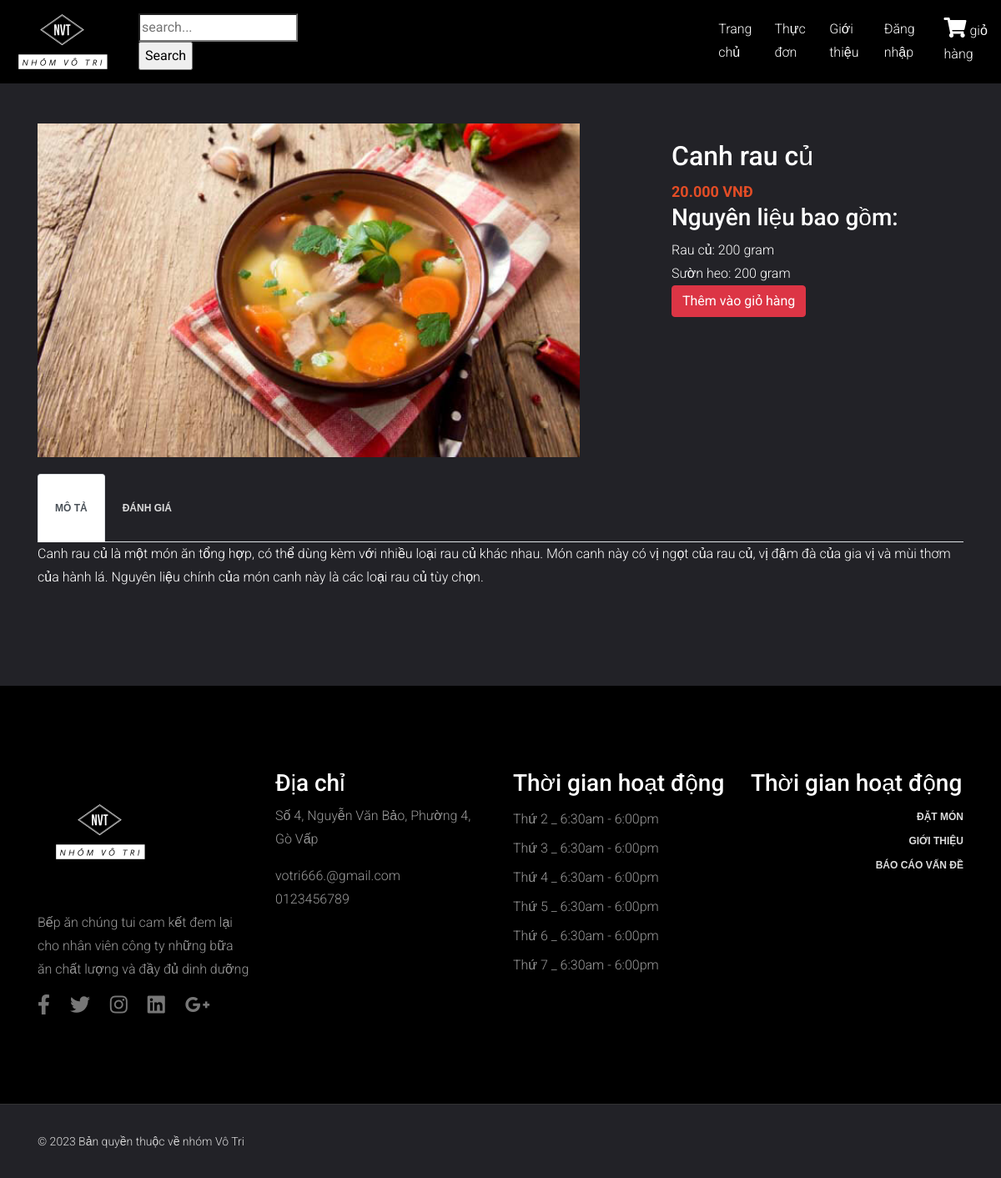
/?mod=chitiet&id=7&date=2023-12-12, run on the app's committed database.
### tables this page shows
CREATE TABLE `chitietnguyenlieu` (
  `idnguyenlieu` int(2) NOT NULL,
  `id_monan` int(2) NOT NULL,
  `soluongsudung` int(10) NOT NULL,
  `donvitinh` varchar(30) NOT NULL
);

CREATE TABLE `nguyenlieu` (
  `idnguyenlieu` int(2) NOT NULL,
  `tennguyenlieu` varchar(30) NOT NULL
);

### Controller/cMonan.php (called while the page is built, shortened)
<?php
include_once("Model/mMonan.php");
class controlMonan
{
    function getShowchitiet($id)
    {
        $p = new modelMonan();
        $tbl = $p->Showchitiet($id);
        return $tbl;
    }
}
?>

### Model/ketnoi.php (called while the page is built, shortened)
<?php
class KetNoiDB
{
    function moKetNoi(& $con)
    {
        $con = new mysqli("localhost", "root", "", "bepan_votri");
        $con->set_charset("utf8");
        return $con;
    }
}
?>

### Model/mMonan.php (called while the page is built, shortened)
<?php
include_once("ketnoi.php");
class modelMonan
{
    function Showchitiet($id)
{
    $p = new KetNoiDB();
    if ($p->moKetNoi($con)) {
        $query = "SELECT monan.*, chitietnguyenlieu.*, nguyenlieu.tennguyenlieu
        FROM monan
        INNER JOIN chitietnguyenlieu ON monan.id_monan = chitietnguyenlieu.id_monan
        INNER JOIN nguyenlieu ON nguyenlieu.idnguyenlieu = chitietnguyenlieu.idnguyenlieu
        WHERE monan.id_monan =" . $id;
        $result = $con->query($query);
        if ($result) {
            $data = array();
            while ($row = $result->fetch_assoc()) {
                $data['monan']['id_monan'] = $row['id_monan'];
                $data['monan']['tenmonan'] = $row['tenmonan'];
                $data['monan']['gia'] = $row['gia'];
                $data['monan']['hinhanh'] = $row['hinhanh'];
                $data['monan']['mota'] = $row['mota'];
                $data['nguyenlieu'][] = array(
                    'idnguyenlieu' => $row['idnguyenlieu'],
                    'tennguyenlieu' => $row['tennguyenlieu'],
                    'soluongsudung' => $row['soluongsudung'],
                    'donvitinh' => $row['donvitinh'],
                );
            }
            return $data;
        } else {
            echo "Lỗi truy vấn: " . $con->error;
        }
    } else {
        return false;
    }
}
}
?>

### View/vChitietmonan.php (the view, shortened to what this page needs)
<?php
include_once("Controller/cMonan.php");
$p = new controlMonan();
if (isset($_GET['id'])) {
    $id = $_GET['id'];
    $monan = $p->getShowchitiet($id);
} else {
    echo "Không có ID món ăn được cung cấp.";
    exit;
}
?>
<!DOCTYPE html>
<html lang="en">
<head>
</head>
<body>
<section style="padding: 100px 0 100px; background-color: #222227;">
<div class="container mt-5 ">
    <div class="row">
        <div class="col-md-8">
            <div class="chitiet">
                <img src="Design/image/<?php echo $monan['monan']['hinhanh']; ?>" alt="<?php echo $monan['monan']['tenmonan']; ?>">
            </div>
        </div>
        <div class="col-md-4">
        <div class="info">
    <div class="name"><h2><?php echo $monan['monan']['tenmonan']; ?></h2></div>
    <div class="price"><?php echo number_format($monan['monan']['gia'], 0, ',', '.') ?> VNĐ</div>
    <div><h3>Nguyên liệu bao gồm:</h3></div>
    <?php
    if (isset($monan['nguyenlieu']) && is_array($monan['nguyenlieu'])) {
        echo '<ul>';
        foreach ($monan['nguyenlieu'] as $nguyenlieu) {
            echo '<li>' . $nguyenlieu['tennguyenlieu'] . ': ' . $nguyenlieu['soluongsudung'] . ' ' . $nguyenlieu['donvitinh'] . '</li>';
        }
        echo '</ul>';
    } else {
        echo 'Không có nguyên liệu.';
    }
    ?>
        <a href="index.php?mod=cart&act=Add&id_monan=<?php echo $monan['monan']['id_monan']; ?>&date=<?php echo $_GET['date'] ?>" class="btn btn-danger">Thêm vào giỏ hàng</a>
</div>
        </div>
        <div class="col-md-12">
            <ul class="nav nav-tabs">
                <li class="nav-item">
                    <a class="nav-link active" id="moTa-tab" data-toggle="tab" href="#moTa">Mô tả</a>
                </li>
                <li class="nav-item">
                    <a class="nav-link" id="danhGia-tab" data-toggle="tab" href="#danhGia">Đánh giá</a>
                </li>
            </ul>
            <div class="tab-content">
                <div class="tab-pane fade show active" id="moTa">
                    <p><?php echo $monan['monan']['mota']; ?></p>
                </div>
        </div>
    </div>
</div>
</section>
<section class="widget_section" style="background-color: black;padding: 100px 0;">
        <div class="container">
            <div class="row">
                <div class="col-lg-3 col-md-6">
                <img src="./Design/images/Nhom_vo_tri_logos_white.png" alt="Restaurant Logo" style="width: 150px;margin-bottom: 20px;">
                    <div class="footer_widget">
                        <p>
                            Bếp ăn chúng tui cam kết đem lại cho nhân viên công ty những bữa ăn chất lượng và đầy đủ dinh dưỡng
                        </p>
                        <ul class="widget_social">
                            <li><a href="#" data-toggle="tooltip" title="Facebook"><i class="fab fa-facebook-f fa-2x"></i></a></li>
                            <li><a href="#" data-toggle="tooltip" title="Twitter"><i class="fab fa-twitter fa-2x"></i></a></li>
                            <li><a href="#" data-toggle="tooltip" title="Instagram"><i class="fab fa-instagram fa-2x"></i></a></li>
                            <li><a href="#" data-toggle="tooltip" title="LinkedIn"><i class="fab fa-linkedin fa-2x"></i></a></li>
                            <li><a href="#" data-toggle="tooltip" title="Google+"><i class="fab fa-google-plus-g fa-2x"></i></a></li>
                        </ul>
                    </div>
                </div>
                <div class="col-lg-3 col-md-6">
                     <div class="footer_widget">
                        <h3>Địa chỉ</h3>
                        <p>
                            Số 4, Nguyễn Văn Bảo, Phường 4, Gò Vấp
                        </p>
                        <p>
                            votri666.@gmail.com <br>
                            0123456789
                        </p>
                     </div>
                </div>
                <div class="col-lg-3 col-md-6">
                    <div class="footer_widget">
                        <h3>
                            Thời gian hoạt động
                        </h3>
                        <ul class="opening_time">
                            <li>Thứ 2 _ 6:30am - 6:00pm</li>
                            <li>Thứ 3 _ 6:30am - 6:00pm</li>
                            <li>Thứ 4 _ 6:30am - 6:00pm</li>
                            <li>Thứ 5 _ 6:30am - 6:00pm</li>
                            <li>Thứ 6 _ 6:30am - 6:00pm</li>
                            <li>Thứ 7 _ 6:30am - 6:00pm</li>
                        </ul>
                    </div>
                </div>
                <div class="col-lg-3 col-md-6">
						<div class="footer_widget">
                        <h3>
                            Thời gian hoạt động
                        </h3>
						<ul class="footer_social">
							<li><a href="#">Đặt món</a></li> <br>
							<li><a href="#">Giới thiệu</a></li><br>
							<li><a href="#">Báo cáo vấn đề</a></li><br>
						</ul>
                    </div>
					</div>
            </div>
        </div>
    </section>
</body>
</html>

### index.php (shortened to what this page needs)
<?php
if (isset($_GET['mod'])) {
    switch ($_GET['mod']) {
        case 'chitiet':
            if (isset($_GET['id'])) {
                include "Includes/templates/header.php";
                include "Includes/templates/navbar.php";
                include_once('View/vChitietmonan.php');
                include_once("Includes/templates/footer.php");
            } else {
                echo "Không có ID món ăn được cung cấp.";
            }
            break;
    }
}
?>

### Includes/templates/header.php (shortened to what this page needs)
<!DOCTYPE html>
<html lang="en">
	<head>
		<link rel="stylesheet" type="text/css" href="Design/css/bootstrap.min.css">
		<link rel="stylesheet" type="text/css" href="Design/fonts/css/all.min.css">
		<link rel="stylesheet" type="text/css" href="Design/css/main.css">
		<link rel="stylesheet" type="text/css" href="Design/css/responsive.css">
	</head>
	<body>

### Includes/templates/navbar.php (shortened to what this page needs)
<header id="header" class="header-section" style="height: 100px;">
    <a href="index.php" class="navbar-brand text-white">
        <img src="Design/images/Nhom_vo_tri_logos_white.png" alt="Restaurant Logo" style="width: 150px;">
    </a>
    <form action="index.php" method="get">
        <input type="search" name="search" placeholder="search...">
        <input type="submit" value="Search" name="btn_search">
    </form>
    <nav class="navbar navbar-expand-lg navbar-light">
        <ul class="navbar-nav">
        <?php
$ngay_hien_tai = date('Y-m-d');
$ngay_trong_tuan = date('N', strtotime($ngay_hien_tai));
if ($ngay_trong_tuan >= 6) {
  $ngay_mai = date('Y-m-d', strtotime('next Monday', strtotime($ngay_hien_tai)));
} else {
  $ngay_mai = date('Y-m-d', strtotime('+1 day', strtotime($ngay_hien_tai)));
}
?>
            <li class="navbar-item">
                <a class="navbar-link text-white" href="index.php">Trang chủ</a>&nbsp;&nbsp;&nbsp;&nbsp;&nbsp;
            </li>
            <li class="navbar-item">
                <a class="navbar-link text-white" href="?mod=menus&date=<?php echo $ngay_mai ?>">Thực đơn</a>&nbsp;&nbsp;&nbsp;&nbsp;&nbsp;
            </li>
            <li class="navbar-item">
                <a class="navbar-link text-white" href="?mod=introduce">Giới thiệu</a>&nbsp;&nbsp;&nbsp;&nbsp;&nbsp;
            </li>
            <li class="navbar-item dropdown pe-3 profile-user">
    <?php if (isset($_SESSION['is_login']['hoten'])): ?>
        <a class="navbar-link text-white navbar-profile d-flex align-items-center pe-0 profile-main" href="#" role="button" data-bs-toggle="dropdown">
            <img src="./Design/images/<?php echo $_SESSION['is_login']['hinhanh'] ?>" alt="Profile" class="rounded-circle" style="width: 30px; height: 30px;">&nbsp;
            <?php if (isset($_SESSION['is_login']['hoten'])): ?>
                <span class="d-none d-md-block  ps-2"> <?php echo $_SESSION['is_login']['hoten'] ?></span>
            <?php endif; ?>
        </a>
        <ul class="dropdown-menu dropdown-menu-end" style="background-color: #fff; box-shadow: 1px 2px 3px #000;">
            <li class="dropdown-header">
                <h6 class="text-center"><b><?php echo $_SESSION['is_login']['hoten'] ?></b></h6>
                <p class="text-center"><?php echo $_SESSION['is_login']['tenvaitro']; ?></p>
            </li>
            <?php if (isset($_SESSION['login']) && $_SESSION['is_login']['vaitro'] != 4): ?>
                <li>
                    <a class="dropdown-item" href="admin.php">
                        <i class="fa-solid fa-gear"></i>
                        <span class="ml-2">Vào trang quản lý</span>
                    </a>
                </li>
            <?php endif; ?>
            <li><hr class="dropdown-divider"></li>
            <li>
                <a class="dropdown-item" href="?mod=Profile">
                    <i class="bi bi-person"></i>
                    <span class="ml-2">Hồ sơ người dùng</span>
                </a>
            </li>
            <li><hr class="dropdown-divider"></li>
            <li>
                <a class="dropdown-item" href="?mod=Order&act=dsphieu">
                    <i class="bi bi-question-circle"></i>
                    <span class="ml-2">Xem phiếu đặt món</span>
                </a>
            </li>
            <li><hr class="dropdown-divider"></li>
            <li>
                <a class="dropdown-item" href="index.php?mod=logout">
                    <i class="bi bi-box-arrow-right"></i>
                    <span class="ml-2">Đăng xuất</span>
                </a>
            </li>
        </ul>
    <?php else: ?>
        <li class="navbar-item">
            <a class="navbar-link text-white" href="?mod=login" id="login">Đăng nhập</a>&nbsp;&nbsp;&nbsp;&nbsp;&nbsp;
        </li>
    <?php endif; ?>
</li>
        <li class="navbar-item">
            <a style="color: white;" href="index.php?mod=cart">
                <i style="font-size: 24px; position: relative;" class="fas fa-shopping-cart"></i>
                giỏ hàng
            </a>
        </li>
        </ul>
    </nav>
</header>

### Includes/templates/footer.php (shortened to what this page needs)
		<footer class="footer_section">
			<div class="container">
				<div class="row">
					<div class="col-md-6 xs-padding">
						<div class="copyright">
							©
							 Bản quyền thuộc về nhóm Vô Tri
						</div>
					</div>
				</div>
			</div>
		</footer>
	</body>
</html>

### Design/css/main.css (style rules this page uses)
a, a:hover { text-decoration: none !important; }
ul { display: block; list-style: none; padding: 0; margin: 0; }
html { scroll-behavior: smooth; }
body { font-family: 'Roboto', sans-serif; font-size: 16px; line-height: 28px; font-weight: 300; }
.navbar { border: medium none; -moz-border-radius: 0; -webkit-border-radius: 0; -ms-border-radius: 0; border-radius: 0; margin-left: 500px; position: relative; padding: 0 !important; }
.header-section { transition: all .3s ease-in-out; }
.header-section { background-color:#000000; width:100%; height:120px; z-index:999; position:fixed; left: 0; top:0; padding:0; display:flex; align-items:center }
ul.nav>li { position: relative; }
ul.nav>li>a { color: #ddd; font-family: work sans,sans-serif; display: inline-block; vertical-align: middle; padding: 0 20px; letter-spacing: 0; font-size: 12px; font-weight: 600; text-transform: uppercase; line-height: 80px; z-index: 1; transition: 0.5s; }
.widget_social { display: block; text-align: left; }
.widget_social li { display: inline-block; }
.widget_social li a { color: #777; font-size: 12px; margin-right: 20px; }
.footer_widget p { color: #999; }
.footer_widget h3 { color: #fff; }
.opening_time li { color: #999; line-height: 35px; }
.footer_section { display: block; background-color: #222227; border-top: 1px solid #333; padding: 30px 0; }
.footer_section .copyright { font-size: 14px; color: #ddd; }
.footer_social { display: block; text-align: right; }
.footer_social li { display: inline-block; }
.footer_social li a { font-family: "Work Sans",sans-serif; color: #ddd; font-size: 12px; font-weight: 600; text-transform: uppercase; margin-left: 20px; }

### View/vChitietmonan.php (style rules this page uses)
body { background-color: black; color: white; }
.chitiet img { width: 650px; height: 400px; object-fit: cover; }
.info { overflow: hidden; margin-top: 20px; }
.name { font-size: 24px; font-weight: bold; }
.price { font-size: 18px; font-weight: bold; color: #e44d26; margin-top: 10px; }
.nav-tabs { margin-top: 20px; }

### data on the page
chitietnguyenlieu: idnguyenlieu.tennguyenlieu "Rau củ", soluongsudung "200", donvitinh "gram"
chitietnguyenlieu: idnguyenlieu.tennguyenlieu "Sườn heo", soluongsudung "200", donvitinh "gram"

### other printed values
$monan['monan']['tenmonan'] "Canh rau củ"
$monan['monan']['gia'] "20.000"
